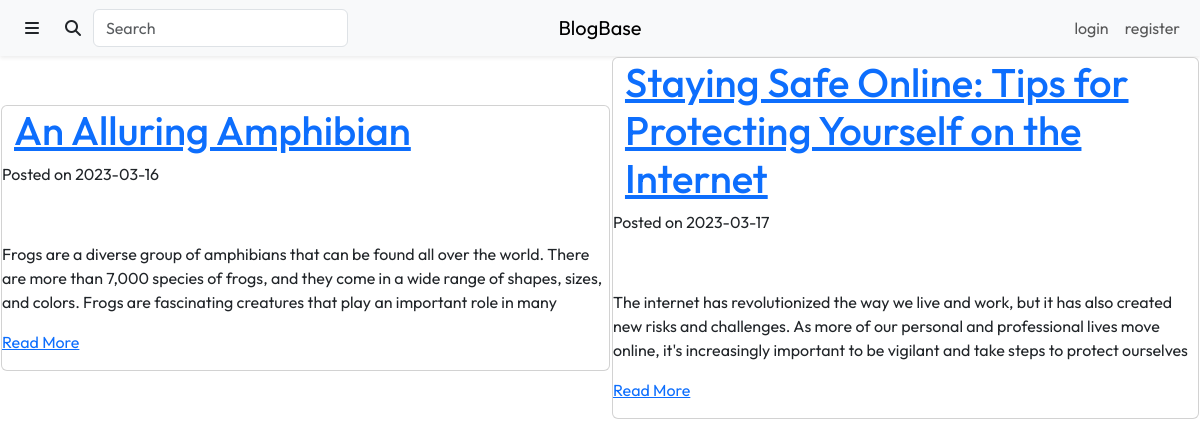
The app's page /content/hot.php, older data.
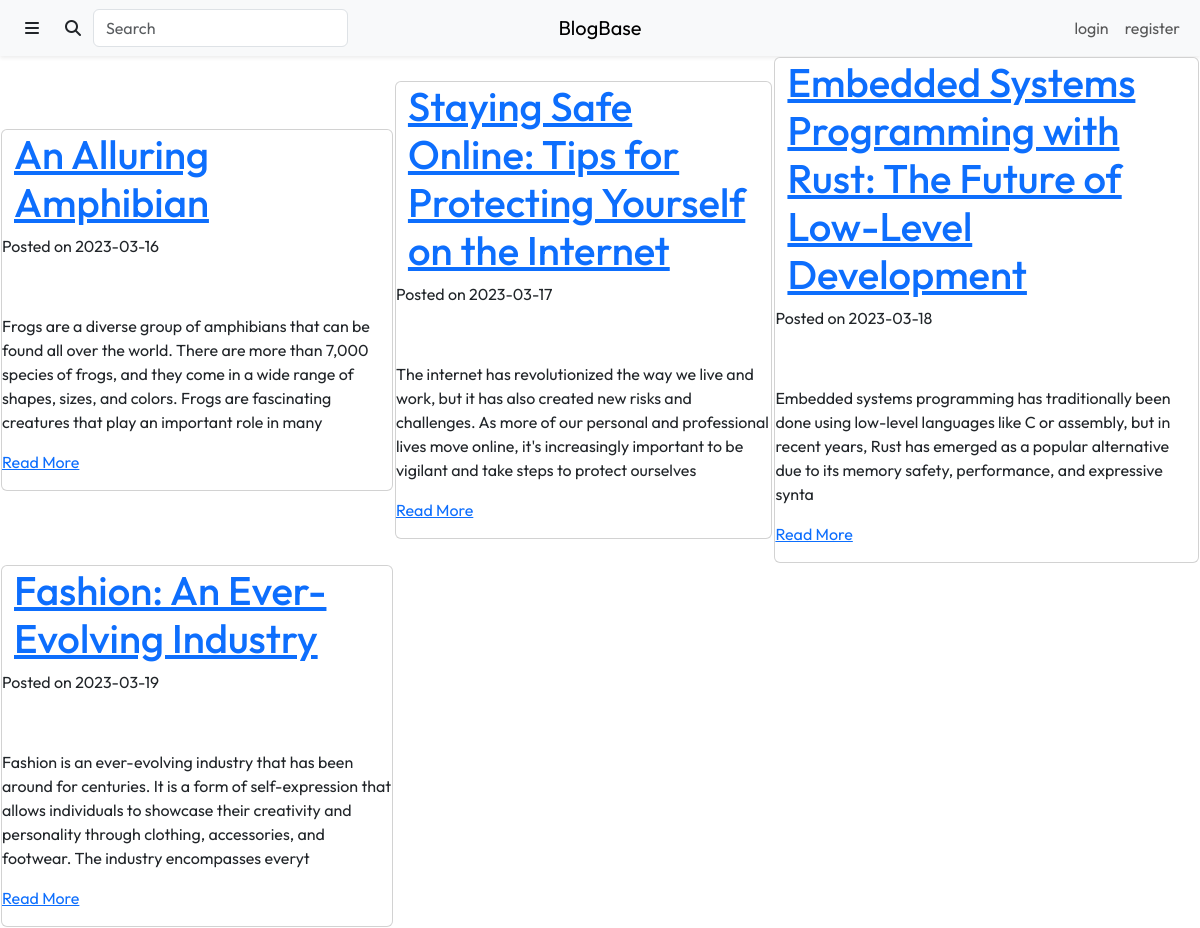
The same page, newer data.
### tables this page shows
CREATE TABLE `Articles` (
  `article_id` int(11) NOT NULL,
  `author_id` int(11) NOT NULL,
  `title` varchar(225) NOT NULL,
  `description` tinytext NOT NULL,
  `lead_image` varchar(255) NOT NULL,
  `content` longblob NOT NULL,
  `submit_date` date NOT NULL DEFAULT current_timestamp(),
  `approved` tinyint(1) NOT NULL DEFAULT 0,
  `click_number` int(11) NOT NULL DEFAULT 0
);

### content/hot.php (the view, shortened to what this page needs)
<?php include "../include/connect.inc.php"; ?>
<!DOCTYPE html>
<html lang="en">
    <head>
        <link rel="stylesheet" href="https://cdn.jsdelivr.net/npm/bootstrap@5.3.0-alpha1/dist/css/bootstrap.min.css">
        <link rel="stylesheet" href="https://cdnjs.cloudflare.com/ajax/libs/font-awesome/6.2.1/css/all.min.css">
        <link rel="stylesheet" href="./css/styles.css">
    </head>
    <body>
        <div class="header">
            <?php include "./views/header.php" ?>
        </div>
        <?php
        try {
            $stmt = $con->query("SELECT article_id, title, description, submit_date
                                 FROM `Articles`
                                 WHERE approved = 1 AND submit_date >= '2022/08/26'
                                 ORDER BY click_number DESC");
            ?>
            <table class="main-space">
                <?php
                $stmt->fetch_assoc();
                foreach ($stmt as $row) {
                    echo "<center><td>";
                    echo '<div class="card">';
                    echo '<div class="container">';
                    echo '<h1><a href="post1.php?id=' . $row['article_id'] . '">' . $row['title'] . '</a></h1>';
                    echo '</div>';
                    echo '<p>Posted on ' . $row['submit_date'] . '</p><br>';
                    echo '<p>' . $row['description'] . '</p>';
                    echo '<p><a href="post1.php?id=' . $row['article_id'] . '">Read More</a></p>';
                    echo '</div>';
                    echo "</td></center>";
                }
        } catch (PDOException $e) {
            echo $e->getMessage();
        }
        echo "</table>";
        ?>
    </body>
</html>

Row changes from the older to the newer data that the page shows:
now on this page (row edited): articles: title "Embedded Systems Programming with Rust: The Future of Low-Level Development", submit_date "2023-03-18", description "Embedded systems programming has traditionally been done using low-level languages like C or assembly, but in recent years, Rust has emerged as a popular alternative due to its memory safety, performance, and expressive synta"
now on this page (row edited): articles: title "Fashion: An Ever-Evolving Industry", submit_date "2023-03-19", description "Fashion is an ever-evolving industry that has been around for centuries. It is a form of self-expression that allows individuals to showcase their creativity and personality through clothing, accessories, and footwear. The industry encompasses everyt"
